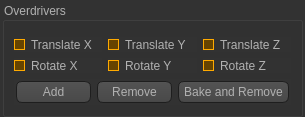
<?xml version="1.0" encoding="UTF-8"?>
<ui version="4.0">
 <class>Form</class>
 <widget class="QWidget" name="Form">
  <property name="geometry">
   <rect>
    <x>0</x>
    <y>0</y>
    <width>305</width>
    <height>101</height>
   </rect>
  </property>
  <property name="windowTitle">
   <string>Form</string>
  </property>
  <property name="styleSheet">
   <string notr="true">QToolTip
{
     border: 1px solid black;
     background-color: #ffa02f;
     padding: 1px;
     border-radius: 3px;
     opacity: 100;
}

QWidget
{
    color: #b1b1b1;
    background-color: #323232;
}

QWidget:item:hover
{
    background-color: QLinearGradient( x1: 0, y1: 0, x2: 0, y2: 1, stop: 0 #ffa02f, stop: 1 #ca0619);
    color: #000000;
}

QWidget:item:selected
{
    background-color: QLinearGradient( x1: 0, y1: 0, x2: 0, y2: 1, stop: 0 #ffa02f, stop: 1 #d7801a);
}

QMenuBar::item
{
    background: transparent;
}

QMenuBar::item:selected
{
    background: transparent;
    border: 1px solid #ffaa00;
}

QMenuBar::item:pressed
{
    background: #444;
    border: 1px solid #000;
    background-color: QLinearGradient(
        x1:0, y1:0,
        x2:0, y2:1,
        stop:1 #212121,
        stop:0.4 #343434/*,
        stop:0.2 #343434,
        stop:0.1 #ffaa00*/
    );
    margin-bottom:-1px;
    padding-bottom:1px;
}

QMenu
{
    border: 1px solid #000;
}

QMenu::item
{
    padding: 2px 20px 2px 20px;
}

QMenu::item:selected
{
    color: #000000;
}

QWidget:disabled
{
    color: #404040;
    background-color: #323232;
}

QAbstractItemView
{
    background-color: QLinearGradient( x1: 0, y1: 0, x2: 0, y2: 1, stop: 0 #4d4d4d, stop: 0.1 #646464, stop: 1 #5d5d5d);
}

QWidget:focus
{
    /*border: 2px solid QLinearGradient( x1: 0, y1: 0, x2: 0, y2: 1, stop: 0 #ffa02f, stop: 1 #d7801a);*/
}

QLineEdit
{
    background-color: QLinearGradient( x1: 0, y1: 0, x2: 0, y2: 1, stop: 0 #4d4d4d, stop: 0 #646464, stop: 1 #5d5d5d);
    color: rgba(255,255,255,255);
    padding: 1px;
    border-style: solid;
    border: 1px solid #1e1e1e;
    border-radius: 3;
    border: 2px solid QLinearGradient( x1: 0, y1: 0, x2: 0, y2: 1, stop: 0 #ffa02f, stop: 1 #d7801a);
}

QPushButton
{
    color: #b1b1b1;
    background-color: QLinearGradient( x1: 0, y1: 0, x2: 0, y2: 1, stop: 0 #565656, stop: 0.1 #525252, stop: 0.5 #4e4e4e, stop: 0.9 #4a4a4a, stop: 1 #464646);
    border-width: 1px;
    border-color: #1e1e1e;
    border-style: solid;
    border-radius: 6;
    padding: 3px;
    font-size: 12px;
    padding-left: 5px;
    padding-right: 5px;
}

QPushButton:pressed
{
    background-color: QLinearGradient( x1: 0, y1: 0, x2: 0, y2: 1, stop: 0 #2d2d2d, stop: 0.1 #2b2b2b, stop: 0.5 #292929, stop: 0.9 #282828, stop: 1 #252525);
}

QComboBox
{
    selection-background-color: #ffaa00;
    background-color: QLinearGradient( x1: 0, y1: 0, x2: 0, y2: 1, stop: 0 #565656, stop: 0.1 #525252, stop: 0.5 #4e4e4e, stop: 0.9 #4a4a4a, stop: 1 #464646);
    border-style: solid;
    border: 1px solid #1e1e1e;
    border-radius: 5;
}

QComboBox:hover,QPushButton:hover
{
    border: 2px solid QLinearGradient( x1: 0, y1: 0, x2: 0, y2: 1, stop: 0 #ffa02f, stop: 1 #d7801a);
}


QComboBox:on
{
    padding-top: 3px;
    padding-left: 4px;
    background-color: QLinearGradient( x1: 0, y1: 0, x2: 0, y2: 1, stop: 0 #2d2d2d, stop: 0.1 #2b2b2b, stop: 0.5 #292929, stop: 0.9 #282828, stop: 1 #252525);
    selection-background-color: #ffaa00;
}

QComboBox QAbstractItemView
{
    border: 2px solid darkgray;
    selection-background-color: QLinearGradient( x1: 0, y1: 0, x2: 0, y2: 1, stop: 0 #ffa02f, stop: 1 #d7801a);
}

QComboBox::drop-down
{
     subcontrol-origin: padding;
     subcontrol-position: top right;
     width: 15px;

     border-left-width: 0px;
     border-left-color: darkgray;
     border-left-style: solid; /* just a single line */
     border-top-right-radius: 3px; /* same radius as the QComboBox */
     border-bottom-right-radius: 3px;
 }

QComboBox::down-arrow
{
     image: url(:/down_arrow.png);
}

QGroupBox:focus
{
border: 2px solid QLinearGradient( x1: 0, y1: 0, x2: 0, y2: 1, stop: 0 #ffa02f, stop: 1 #d7801a);
}

QTextEdit:focus
{
    border: 2px solid QLinearGradient( x1: 0, y1: 0, x2: 0, y2: 1, stop: 0 #ffa02f, stop: 1 #d7801a);
}

QScrollBar:horizontal {
     border: 1px solid #222222;
     background: QLinearGradient( x1: 0, y1: 0, x2: 0, y2: 1, stop: 0.0 #121212, stop: 0.2 #282828, stop: 1 #484848);
     height: 7px;
     margin: 0px 16px 0 16px;
}

QScrollBar::handle:horizontal
{
      background: QLinearGradient( x1: 0, y1: 0, x2: 1, y2: 0, stop: 0 #ffa02f, stop: 0.5 #d7801a, stop: 1 #ffa02f);
      min-height: 20px;
      border-radius: 2px;
}

QScrollBar::add-line:horizontal {
      border: 1px solid #1b1b19;
      border-radius: 2px;
      background: QLinearGradient( x1: 0, y1: 0, x2: 1, y2: 0, stop: 0 #ffa02f, stop: 1 #d7801a);
      width: 14px;
      subcontrol-position: right;
      subcontrol-origin: margin;
}

QScrollBar::sub-line:horizontal {
      border: 1px solid #1b1b19;
      border-radius: 2px;
      background: QLinearGradient( x1: 0, y1: 0, x2: 1, y2: 0, stop: 0 #ffa02f, stop: 1 #d7801a);
      width: 14px;
     subcontrol-position: left;
     subcontrol-origin: margin;
}

QScrollBar::right-arrow:horizontal, QScrollBar::left-arrow:horizontal
{
      border: 1px solid black;
      width: 1px;
      height: 1px;
      background: white;
}

QScrollBar::add-page:horizontal, QScrollBar::sub-page:horizontal
{
      background: none;
}

QScrollBar:vertical
{
      background: QLinearGradient( x1: 0, y1: 0, x2: 1, y2: 0, stop: 0.0 #121212, stop: 0.2 #282828, stop: 1 #484848);
      width: 7px;
      margin: 16px 0 16px 0;
      border: 1px solid #222222;
}

QScrollBar::handle:vertical
{
      background: QLinearGradient( x1: 0, y1: 0, x2: 0, y2: 1, stop: 0 #ffa02f, stop: 0.5 #d7801a, stop: 1 #ffa02f);
      min-height: 20px;
      border-radius: 2px;
}

QScrollBar::add-line:vertical
{
      border: 1px solid #1b1b19;
      border-radius: 2px;
      background: QLinearGradient( x1: 0, y1: 0, x2: 0, y2: 1, stop: 0 #ffa02f, stop: 1 #d7801a);
      height: 14px;
      subcontrol-position: bottom;
      subcontrol-origin: margin;
}

QScrollBar::sub-line:vertical
{
      border: 1px solid #1b1b19;
      border-radius: 2px;
      background: QLinearGradient( x1: 0, y1: 0, x2: 0, y2: 1, stop: 0 #d7801a, stop: 1 #ffa02f);
      height: 14px;
      subcontrol-position: top;
      subcontrol-origin: margin;
}

QScrollBar::up-arrow:vertical, QScrollBar::down-arrow:vertical
{
      border: 1px solid black;
      width: 1px;
      height: 1px;
      background: white;
}


QScrollBar::add-page:vertical, QScrollBar::sub-page:vertical
{
      background: none;
}

QTextEdit
{
    background-color: #242424;
}

QPlainTextEdit
{
    background-color: #242424;
}

QHeaderView::section
{
    background-color: QLinearGradient(x1:0, y1:0, x2:0, y2:1, stop:0 #616161, stop: 0.5 #505050, stop: 0.6 #434343, stop:1 #656565);
    color: white;
    padding-left: 4px;
    border: 1px solid #6c6c6c;
}

QCheckBox:disabled
{
color: #414141;
}

QDockWidget::title
{
    text-align: center;
    spacing: 3px; /* spacing between items in the tool bar */
    background-color: QLinearGradient(x1:0, y1:0, x2:0, y2:1, stop:0 #323232, stop: 0.5 #242424, stop:1 #323232);
}

QDockWidget::close-button, QDockWidget::float-button
{
    text-align: center;
    spacing: 1px; /* spacing between items in the tool bar */
    background-color: QLinearGradient(x1:0, y1:0, x2:0, y2:1, stop:0 #323232, stop: 0.5 #242424, stop:1 #323232);
}

QDockWidget::close-button:hover, QDockWidget::float-button:hover
{
    background: #242424;
}

QDockWidget::close-button:pressed, QDockWidget::float-button:pressed
{
    padding: 1px -1px -1px 1px;
}

QMainWindow::separator
{
    background-color: QLinearGradient(x1:0, y1:0, x2:0, y2:1, stop:0 #161616, stop: 0.5 #151515, stop: 0.6 #212121, stop:1 #343434);
    color: white;
    padding-left: 4px;
    border: 1px solid #4c4c4c;
    spacing: 3px; /* spacing between items in the tool bar */
}

QMainWindow::separator:hover
{

    background-color: QLinearGradient(x1:0, y1:0, x2:0, y2:1, stop:0 #d7801a, stop:0.5 #b56c17 stop:1 #ffa02f);
    color: white;
    padding-left: 4px;
    border: 1px solid #6c6c6c;
    spacing: 3px; /* spacing between items in the tool bar */
}

QToolBar::handle
{
     spacing: 3px; /* spacing between items in the tool bar */
     background: url(:/images/handle.png);
}

QMenu::separator
{
    height: 2px;
    background-color: QLinearGradient(x1:0, y1:0, x2:0, y2:1, stop:0 #161616, stop: 0.5 #151515, stop: 0.6 #212121, stop:1 #343434);
    color: white;
    padding-left: 4px;
    margin-left: 10px;
    margin-right: 5px;
}

QProgressBar
{
    border: 2px solid grey;
    border-radius: 5px;
    text-align: center;
}

QProgressBar::chunk
{
    background-color: #d7801a;
    width: 2.15px;
    margin: 0.5px;
}

QTabBar::tab {
    color: #b1b1b1;
    border: 1px solid #444;
    border-bottom-style: none;
    background-color: #323232;
    padding-left: 10px;
    padding-right: 10px;
    padding-top: 3px;
    padding-bottom: 2px;
    margin-right: -1px;
}

QTabWidget::pane {
    border: 1px solid #444;
    top: 1px;
}

QTabBar::tab:last
{
    margin-right: 0; /* the last selected tab has nothing to overlap with on the right */
    border-top-right-radius: 3px;
}

QTabBar::tab:first:!selected
{
 margin-left: 0px; /* the last selected tab has nothing to overlap with on the right */


    border-top-left-radius: 3px;
}

QTabBar::tab:!selected
{
    color: #b1b1b1;
    border-bottom-style: solid;
    margin-top: 3px;
    background-color: QLinearGradient(x1:0, y1:0, x2:0, y2:1, stop:1 #212121, stop:.4 #343434);
}

QTabBar::tab:selected
{
    border-top-left-radius: 3px;
    border-top-right-radius: 3px;
    margin-bottom: 0px;
}

QTabBar::tab:!selected:hover
{
    /*border-top: 2px solid #ffaa00;
    padding-bottom: 3px;*/
    border-top-left-radius: 3px;
    border-top-right-radius: 3px;
    background-color: QLinearGradient(x1:0, y1:0, x2:0, y2:1, stop:1 #212121, stop:0.4 #343434, stop:0.2 #343434, stop:0.1 #ffaa00);
}

QRadioButton::indicator:checked, QRadioButton::indicator:unchecked{
    color: #b1b1b1;
    background-color: #323232;
    border: 1px solid #b1b1b1;
    border-radius: 6px;
}

QRadioButton::indicator:checked
{
    background-color: qradialgradient(
        cx: 0.5, cy: 0.5,
        fx: 0.5, fy: 0.5,
        radius: 1.0,
        stop: 0.25 #ffaa00,
        stop: 0.3 #323232
    );
}

QCheckBox::indicator{
    color: #b1b1b1;
    background-color: #323232;
    border: 1px solid #b1b1b1;
    width: 9px;
    height: 9px;
}

QRadioButton::indicator
{
    border-radius: 6px;
}

QRadioButton::indicator:hover, QCheckBox::indicator:hover
{
    border: 1px solid #ffaa00;
}

QCheckBox::indicator:checked
{
    border: 1px solid #ffaa00;
    background-color: rgba(102,68,0,255);
}

QCheckBox::indicator:disabled, QRadioButton::indicator:disabled
{
    border: 1px solid #444;
}</string>
  </property>
  <layout class="QVBoxLayout" name="verticalLayout">
   <property name="leftMargin">
    <number>2</number>
   </property>
   <property name="topMargin">
    <number>2</number>
   </property>
   <property name="rightMargin">
    <number>2</number>
   </property>
   <property name="bottomMargin">
    <number>0</number>
   </property>
   <item>
    <widget class="QGroupBox" name="groupBox">
     <property name="title">
      <string>Overdrivers</string>
     </property>
     <layout class="QVBoxLayout" name="verticalLayout_5">
      <property name="rightMargin">
       <number>9</number>
      </property>
      <property name="bottomMargin">
       <number>9</number>
      </property>
      <item>
       <layout class="QHBoxLayout" name="overdriver_translate_horizontalLayout">
        <property name="topMargin">
         <number>6</number>
        </property>
        <item>
         <widget class="QCheckBox" name="translate_x_checkBox">
          <property name="text">
           <string>Translate X</string>
          </property>
          <property name="checked">
           <bool>true</bool>
          </property>
         </widget>
        </item>
        <item>
         <widget class="QCheckBox" name="translate_y_checkBox">
          <property name="text">
           <string>Translate Y</string>
          </property>
          <property name="checked">
           <bool>true</bool>
          </property>
         </widget>
        </item>
        <item>
         <widget class="QCheckBox" name="translate_z_checkBox">
          <property name="text">
           <string>Translate Z</string>
          </property>
          <property name="checked">
           <bool>true</bool>
          </property>
         </widget>
        </item>
       </layout>
      </item>
      <item>
       <layout class="QHBoxLayout" name="horizontalLayout_2">
        <property name="topMargin">
         <number>0</number>
        </property>
        <property name="bottomMargin">
         <number>0</number>
        </property>
        <item>
         <widget class="QCheckBox" name="rotate_x_checkBox">
          <property name="text">
           <string>Rotate X</string>
          </property>
          <property name="checked">
           <bool>true</bool>
          </property>
         </widget>
        </item>
        <item>
         <widget class="QCheckBox" name="rotate_y_checkBox">
          <property name="text">
           <string>Rotate Y</string>
          </property>
          <property name="checked">
           <bool>true</bool>
          </property>
         </widget>
        </item>
        <item>
         <widget class="QCheckBox" name="rotate_z_checkBox">
          <property name="text">
           <string>Rotate Z</string>
          </property>
          <property name="checked">
           <bool>true</bool>
          </property>
         </widget>
        </item>
       </layout>
      </item>
      <item>
       <widget class="QFrame" name="add_remove_frame">
        <property name="frameShape">
         <enum>QFrame::NoFrame</enum>
        </property>
        <property name="frameShadow">
         <enum>QFrame::Raised</enum>
        </property>
        <layout class="QHBoxLayout" name="horizontalLayout">
         <property name="leftMargin">
          <number>2</number>
         </property>
         <property name="topMargin">
          <number>2</number>
         </property>
         <property name="rightMargin">
          <number>2</number>
         </property>
         <property name="bottomMargin">
          <number>2</number>
         </property>
         <item>
          <widget class="QPushButton" name="add_overdriver_pushButton">
           <property name="text">
            <string>Add</string>
           </property>
          </widget>
         </item>
         <item>
          <widget class="QPushButton" name="remove_overdriver_pushButton">
           <property name="text">
            <string>Remove</string>
           </property>
          </widget>
         </item>
         <item>
          <widget class="QPushButton" name="bake_and_remover_overdriver_pushButton">
           <property name="text">
            <string>Bake and Remove</string>
           </property>
          </widget>
         </item>
        </layout>
       </widget>
      </item>
     </layout>
    </widget>
   </item>
  </layout>
 </widget>
 <resources/>
 <connections/>
</ui>
